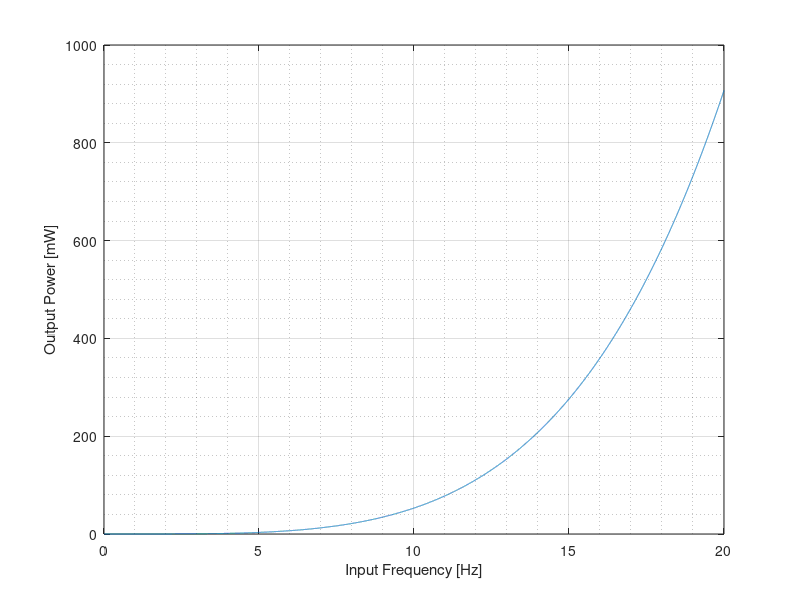
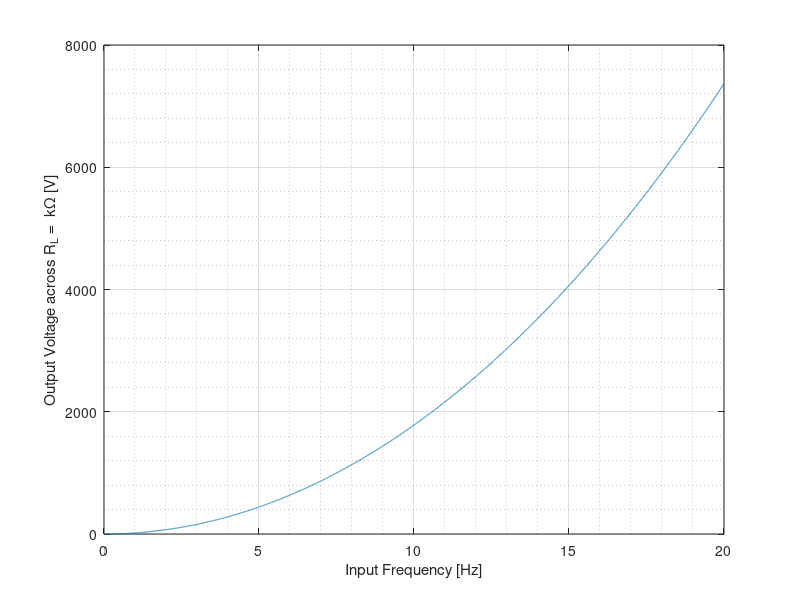

The MATLAB script that drew these images, in order:
clc
clear all
close all
%Piezoelectric Coefficient

d_31= -186e-12;
d_33=6.70e-010;

%Elastic Compliance
sE_33=2.07e-011;
sE_11=1.65e-011;
sE_12=-4.78e-012;
sE_13=-8.45e-012;
sE_31=-8.45e-012;

cE_11=sE_11/(sE_11^2-sE_12^2);
cE_33=sE_33^-1; 

%Planar Coupling Coefficient
k_p=0.65;%From vendor provided material data
sigmaP = -sE_12/sE_11;%Planar Poisson Ratio
epsT_33=8.854187817e-12*3400;%Permittivity at constant stress

epsS_33 = epsT_33 - 2*d_31^2/(sE_11+sE_12);%Permitivity at constant strain
%epsS_33=epsS_33/8.854187817e-12;
e_31=d_31/(sE_11+sE_12);

%e_33=d_31/sE_11;
%epsS_33 = epsT_33 - d_31*e_33;%Permitivity at constant strain

k_31=sqrt(k_p^2*0.5*(1-sigmaP))%Coupling Coefficient for {3-1} Actuation Mode
k_e=sqrt(k_31^2./(1-k_31^2))%Effective Coupling for electromechanical coupled model
%k_e=sqrt((e_31^2./(cE_33*epsS_33))/(1-(e_31^2./(cE_33*epsS_33))))

%e_31=sqrt(k_e^2*sE_33^-1*epsS_33)

zeta_m=0.075;%Effective Damping Ratio; Obtained from Free Vibration Tests in Fluid Medium
m_eq=0.041989170053617;%0.580630807575161;%Equivalent Mass of the Harvester
k_eq=3.048593557972514e+02;%Equivalent Stiffness of the Harvester
w_n=sqrt(k_eq/m_eq);%Natural Un-damped Frequency [rad/s]

Lbi=76.73e-3-0.05e-3;%Bimorph Length
W= 32.98e-3-0.05e-3;%Width of the Bimorph
Hp = 0.22e-3; %Thickness of the Bimorph

Ep= 5.6e10;%Modulus of Elasticity for the PZT layers
C_p=epsS_33 * W * Lbi / Hp;%Effective Capacitance of the Bimorph for Parralel Connection
%k_e=sqrt((2*W*Lbi*cE_11*d_31/Lbi)^2/((2*W*Lbi*cE_11/Lbi)*(1-k_31^2)*C_p))
I = 7.8894e-13;

R_opt=2*zeta_m/k_e^2/w_n/C_p;%Optimum Resistance for PEH
R_L=R_opt

alpha=w_n*R_L*C_p;
w=2*pi.*[0:0.001:20]';
Omega=w./w_n;

Theta=d_31*(k_eq*W*(Lbi+10e-2)*Hp/2/I);

t = [0:length(w)-1]';
num2 = -2*j*R_L*Theta*m_eq.*w.^3.*exp(j.*w.*t);
den2 = (w_n^2-w.^2+j*2*zeta_m.*w.*w_n).*(m_eq+j*2*m_eq*R_L*C_p.*w)+j*4*R_L*Theta^2.*w;

FFA=0.6;%Forcing Function Amplitude
V = num2./den2;
P_out = FFA.*V.^2./R_L;

%Forced Vibration Response
%z=(1/k_eq).*(num1./den1).*FFA;
%Voltage Response
%V=(1/abs(Theta)).*(num2./den2).*FFA;
%Power Output Response
%P_out=(w_n/k_eq).*(num3./den3).*FFA^2;
%V = sqrt(P_out.*R_L);

figure(1)
plot(w/2/pi, abs(P_out))
xlabel('Input Frequency [Hz]')
ylabel('Output Power [mW]')
grid on
grid minor

% figure(2)
% plot(w/2/pi, z*1000)
% xlabel('Input Frequency [Hz]')
% ylabel('Tip Displacement [mm]')
% grid on
% grid minor

figure(3)
plot(w/2/pi, abs(V))
xlabel('Input Frequency [Hz]')
ylabel('Output Voltage across R_L =  k\Omega [V]')
grid on
grid minor